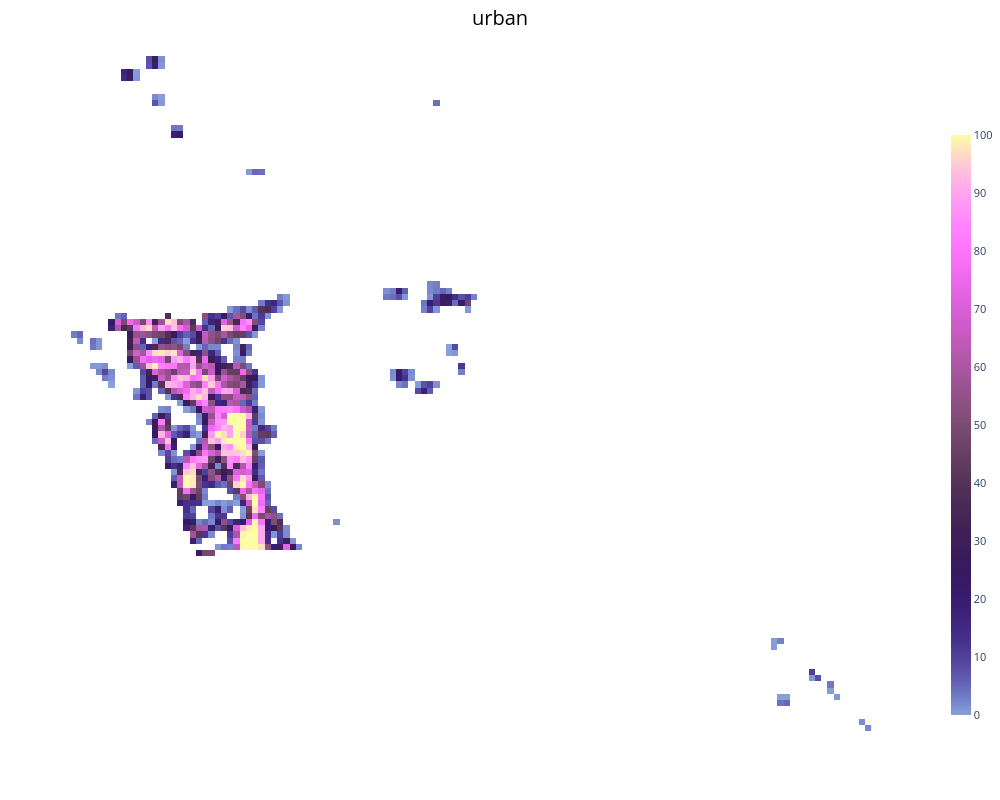

The notebook cell saved with this chart:
### Markdown cell above
### 3. Visualizing the UCP raster stack

`lcz_plot_parameters` accepts the `dict` returned by `lcz_get_ucp(..., stations=None)` directly — no
need to reload it from disk. Passing `all_params=True` plots every variable in `combined_rasters` as its
own interactive map.

### Code cell
from LCZ4py.general.lcz_plot_parameters import lcz_plot_parameters

figs = lcz_plot_parameters(result_stack, all_params=True)
print(type(figs), len(figs))
figs[1]

### Figure 1 — Plotly figure (JSON) as saved in the notebook; plotly's stock layout.template omitted (floating-point values rounded to 4 significant figures; data arrays with more than 128 entries replaced by an {"elided": "..."} marker saying what was removed)
{"data": [{"colorbar": {"len": 0.8, "thickness": 20, "tickfont": {"size": 11}, "title": {"font": {"color": "black", "size": 14}, "text": ""}}, "colorscale": {"elided": "256x2 mixed values"}, "dx": 0.0008983, "dy": 0.0008983, "hovertemplate": "<b>urban</b><br>Value: %{z:.4f}<br>X: %{x:.5f}<br>Y: %{y:.5f}<extra></extra>", "opacity": 1.0, "showscale": true, "type": "heatmap", "x0": 9.494, "y0": 47.09, "z": {"elided": "120x131 float values"}, "zmax": 100.0, "zmin": 0.0004839}], "layout": {"height": 800, "margin": {"b": 0, "l": 0, "r": 40, "t": 50}, "paper_bgcolor": "white", "plot_bgcolor": "white", "title": {"font": {"color": "black", "size": 20}, "text": "urban", "x": 0.5, "xanchor": "center"}, "width": 1000, "xaxis": {"showgrid": false, "showticklabels": false, "zeroline": false}, "yaxis": {"scaleanchor": "x", "scaleratio": 1, "showgrid": false, "showticklabels": false, "zeroline": false}}}
